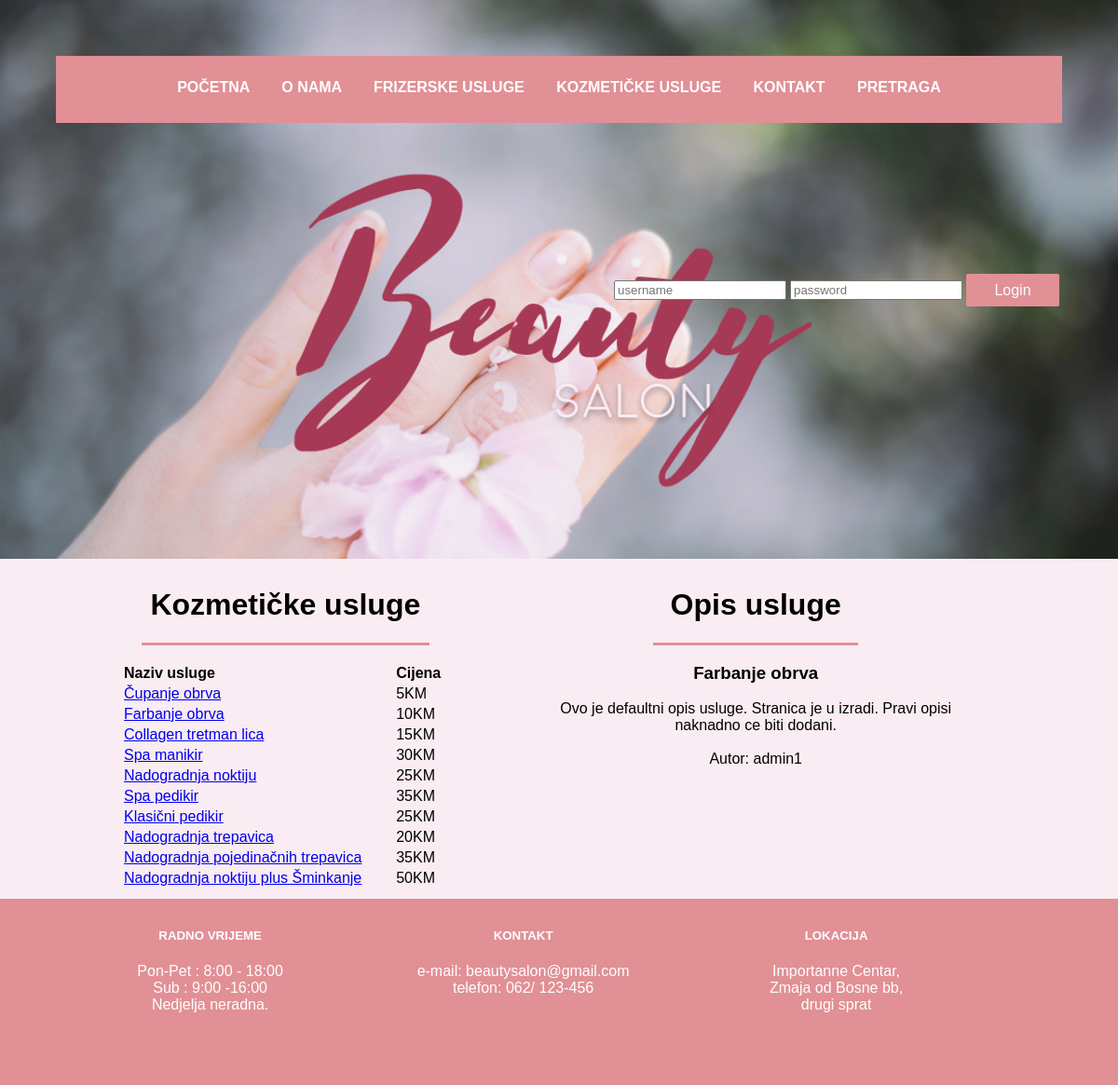
The app's page /kusluge1.php?q=Farbanje obrva with its own data.
### tables this page shows
CREATE TABLE `kusluge` (
  `id` int(11) NOT NULL,
  `nazivusluge` varchar(200) NOT NULL,
  `cijena` int(11) NOT NULL
);

CREATE TABLE `korisnici` (
  `id` int(11) NOT NULL,
  `username` varchar(20) NOT NULL,
  `password` varchar(20) NOT NULL
);

### kusluge1.php (the view, shortened to what this page needs)
<!DOCTYPE html>
<html>
<head>
	<link rel="stylesheet" type="text/css" href="style.css">
</head>
<body>
    <div class="red" id="nav">
<div id="nwrapper" class="navig">
<ul id="TopNav" class="topnav">
	<li> <a id="trenutni" href="index.php"> POČETNA </a></li>
	<li> <a href="onama.php"> O NAMA </a></li>
	<li> <a href="ffusluge.php"> FRIZERSKE USLUGE </a></li>
	<li> <a href="kusluge1.php"> KOZMETIČKE USLUGE </a></li>
	<li> <a href="kontakt.php" > KONTAKT </a></li>
   	<li> <a href="pretraga.php" > PRETRAGA </a></li>
</ul>
</div>
<div id="logo" >
	<img src="Slike/logo.png" alt="">
</div>
  <div id="login">
<table>
<form action="" method="post">
        <TR><TD><input type="text" id="username" name="username" placeholder="username"></TD>
        <TD><input id="password" name="password" placeholder="password" type="password" ></TD>
        <TD><input name="submit" type="submit" value=" Login " class="dugme" ></TD>
        </TR>
  </form>
        </table>
</div>
</div>
<div class="red" id="main">
	<div class="kolona dva">
		<div class="underline" style="width: 70%;margin-right: 5%;	margin-left: 5%;"> <h1>Kozmetičke usluge</h1></div>
		<?php
        $veza = new PDO("mysql:dbname=beautysalon;host=localhost;charset=utf8", "zerina", "wtspirala4");
        $veza->exec("set names utf8");
        $upit= $veza->query("SELECT id, nazivusluge, cijena FROM `kusluge` order by id asc");
        print "<table style='text-align:left;  margin-right:10%; width:80%;'>";
        print "<tr><th>Naziv usluge</th><th>Cijena</th></tr><br>";
        foreach($upit as $kusluga){
        $k= $kusluga['nazivusluge'];
        print "<tr><td><a href='kusluge1.php?q=$k'> ".$kusluga['nazivusluge']." </a></td><td>".$kusluga['cijena']."KM</td></tr>";
        }
         print "</table>";
        ?>
	</div>
<div class="kolona dva">
<div class="underline"><h1>Opis usluge</h1></div>
    <div id="detalji" >
<?php
$veza = new PDO("mysql:dbname=beautysalon;host=localhost;charset=utf8", "zerina", "wtspirala4");
$veza->exec("set names utf8");
        $q="Čupanje obrva";
        if(isset($_GET['q'])){
      $q=$_GET['q'];
        }
print " <h3>$q</h3>";
$upit= $veza->query("SELECT opis FROM `uslugedetalji` WHERE `nazivusluge` LIKE '$q'");
$upit1= $veza->query("SELECT autor FROM `uslugedetalji` WHERE `nazivusluge` LIKE '$q'");
$up1= $upit1->fetchColumn();
$up= $upit->fetchColumn();
$autor= $veza->query("SELECT username FROM `korisnici` WHERE `id` LIKE '$up1'");
$au=$autor->fetchColumn();
    echo $up;
        echo "<br><br>";
        if($au != "")
        echo "Autor: ".$au;
    ?>
</div>
</div>
</div>
<div class="red" id="footer">
	<div class="kolona jedan">
	<h5>RADNO VRIJEME</h5>
	<p>	Pon-Pet : 8:00 - 18:00 <br>
	Sub : 9:00 -16:00 <br>
	Nedjelja neradna. </p>
	</div>
	<div class="kolona dva">
	<h5>KONTAKT</h5>
	<p>e-mail: beautysalon@gmail.com <br>
	telefon: 062/ 123-456<p>
	</div>
	<div class="kolona jedan">
		<h5>LOKACIJA</h5>
		<p>Importanne Centar,<br>
		 Zmaja od Bosne bb, <br>
		drugi sprat</p>
	</div>
</div>
</body>
</html>

### style.css (style rules this page uses)
* { box-sizing: border-box; font-family: "Trebuchet MS", Helvetica, sans-serif; }
body { width: 100%; margin: 0 auto; background-color: #faecf3; max-width: 1440px; }
.red { width:100%; float:left; min-height: 1px; padding: 0; margin: 0; }
.kolona { display: inline-block; float: left; min-height: 20px; padding: 10px; text-align: center; }
.kolona:first-child { margin-left: 0px; }
.kolona:last-child { margin-right: 0px; }
.kolona.dva { width: 48%; }
.kolona.jedan { width: 22%; }
.kolona p { color: #363334; }
h1 { color: black; text-align: center; }
.underline { border-bottom: 3px solid #e19095; width: 50%; margin-right: 25%; margin-left: 25%; }
#nav { width: 100%; height: 600px; background: url(Slike/2-min.jpg); background-size: cover; }
#logo img { width: 60%; margin-left: 20%; margin-right: 20%; max-height: 100%; margin-bottom: 5%; }
#nwrapper { height: 12%; max-width: 90%; background: #e19095; margin-top: 5%; text-align: center; margin-left: 5%; margin-right: 5%; margin-bottom: 1%; }
#nwrapper ul li { list-style: none; display: inline; font-weight: bold; padding: 20px 10px 20px 10px; top:100px; }
ul li { list-style: none; }
#nwrapper ul { padding-top: 25px; padding-left: 0; }
#nwrapper a { color: white; text-decoration: none; padding: 5px; }
#trenutni { text-decoration: underline; }
#main { margin-left: 10%; margin-right: 10%; width: 80%; min-height: 350px; }
#footer { width: 100%; height: 200px; background: #e19095; text-align:center; padding-left: 10%; padding-right: 10%; }
#footer p { font-family: "Trebuchet MS", Helvetica, sans-serif; color: white; }
#footer h5 { font-family: "Trebuchet MS", Helvetica, sans-serif; color: white; }
.dugme { width:100px; background: #e19095; border: 0; height:35px; border-radius:2px; font-size:100%; color: white; }
#login { position: absolute; right: 5%; top: 25%; }

### records on screen
kusluge: nazivusluge "Čupanje obrva", cijena "5"
kusluge: nazivusluge "Farbanje obrva", cijena "10"
kusluge: nazivusluge "Collagen tretman lica", cijena "15"
kusluge: nazivusluge "Spa manikir", cijena "30"
kusluge: nazivusluge "Nadogradnja noktiju", cijena "25"
kusluge: nazivusluge "Spa pedikir", cijena "35"
kusluge: nazivusluge "Klasični pedikir", cijena "25"
kusluge: nazivusluge "Nadogradnja trepavica", cijena "20"
kusluge: nazivusluge "Nadogradnja pojedinačnih trepavica", cijena "35"
kusluge: nazivusluge "Nadogradnja noktiju plus Šminkanje", cijena "50"
korisnici: username "admin1"

### other values on screen
$q "Farbanje obrva"
$up "Ovo je defaultni opis usluge. Stranica je u izradi. Pravi opisi naknadno ce biti dodani."
